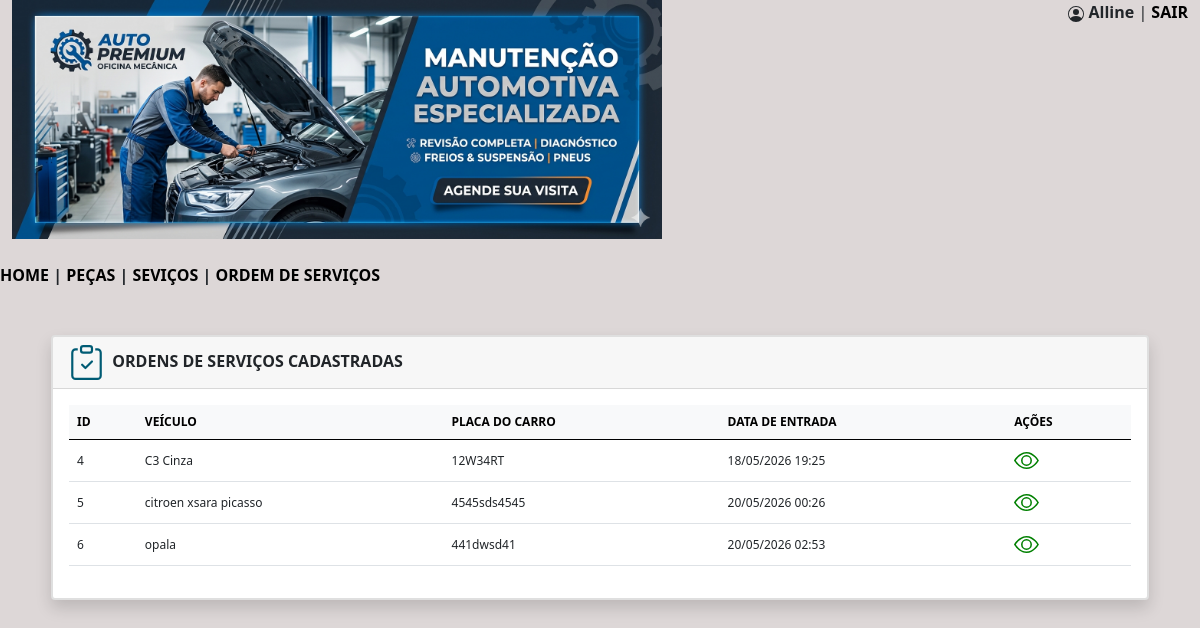
The app's page /mecanica/ordens_mec.php (signed in) with its own data.
### tables this page shows
CREATE TABLE `ordens` (
  `id` int(11) NOT NULL,
  `nome_cliente` varchar(180) NOT NULL,
  `cpf` varchar(25) NOT NULL,
  `veiculo` varchar(100) NOT NULL,
  `placa` varchar(15) NOT NULL,
  `data_entrada` datetime NOT NULL,
  `data_saida` datetime NOT NULL,
  `status` tinyint(1) NOT NULL
);

### mecanica/ordens_mec.php (the view, shortened to what this page needs)
<!DOCTYPE html>
<html lang="pt-br">
    <head>
        <link href="https://cdn.jsdelivr.net/npm/bootstrap@5.0.2/dist/css/bootstrap.min.css" rel="stylesheet">
    </head>
    <body>
        <div class="container-fluid">
            <img src="imagens/banner.png" width="650">
            <?php
                echo "<div class='header'>";
                if (isset($_SESSION['nome'])) {
                    $nome = $_SESSION['nome'];
                    echo "<svg xmlns='http://www.w3.org/2000/svg' width='16' height='16' fill='currentColor' class='bi bi-person-circle' viewBox='0 0 16 16'>
                        <path d='M11 6a3 3 0 1 1-6 0 3 3 0 0 1 6 0'/>
                        <path fill-rule='evenodd' d='M0 8a8 8 0 1 1 16 0A8 8 0 0 1 0 8m8-7a7 7 0 0 0-5.468 11.37C3.242 11.226 4.805 10 8 10s4.757 1.225 5.468 2.37A7 7 0 0 0 8 1'/>
                        </svg>&nbsp;<b>".$nome."</b> | <a href='sair.php' style='color: black; text-decoration: none; font-weight: bold;'>SAIR</a>";
                }
                echo "</div>";
            ?>
        </div>
        <br/>
        <nav>
            <?php
                include 'menu.php';
            ?>
        </nav>
        <br/>
        <br/>
        <div class="row justify-content-center">
            <div class="col-md-11 mb-4">
                <div class="card shadow border-2">
                    <div class="card-header">
                        &nbsp;&nbsp;<b>ORDENS DE SERVIÇOS CADASTRADAS</b>
                    </div>
                    <div class="card-body">
                        <?php
                            include 'conecta.php';
                            $sql = "SELECT id, veiculo, placa, DATE_FORMAT(data_entrada, '%d/%m/%Y %H:%i') AS data_fentrada FROM ordens WHERE status = 0 ORDER BY data_entrada";
                            $consulta = $pdo->query($sql);
                            $listaordens = $consulta->fetchAll(PDO::FETCH_ASSOC);
                            if (count($listaordens) > 0) {
                                echo "<table class='table table-hover align-middle'>";
                                echo "<thead class='table-light'>
                                        <tr>
                                            <th>ID</th>
                                            <th>VEÍCULO</th>
                                            <th>PLACA DO CARRO</th>
                                            <th>DATA DE ENTRADA</th>
                                            <th>AÇÕES</th>
                                        </tr>
                                    </thead>";
                                echo "<tbody>";
                                foreach ($listaordens as $item) {
                                    $id = $item['id'];
                                    echo "<tr>";
                                        echo "<td>".htmlspecialchars($item['id'])."</td>";
                                        echo "<td>".htmlspecialchars($item['veiculo'])."</td>";
                                        echo "<td>".htmlspecialchars($item['placa'])."</td>";
                                        echo "<td>".htmlspecialchars($item['data_fentrada'])."</td>";
                                        echo "<td><a href='#' data-bs-toggle='modal' data-bs-target='#modalVisualizar' data-id='$id' title='Visualizar Ordem' class='me-1'><svg xmlns='http://www.w3.org/2000/svg' width='25' height='25' fill='green' class='bi bi-eye' viewBox='0 0 16 16'>
                                            <path d='M16 8s-3-5.5-8-5.5S0 8 0 8s3 5.5 8 5.5S16 8 16 8M1.173 8a13 13 0 0 1 1.66-2.043C4.12 4.668 5.88 3.5 8 3.5s3.879 1.168 5.168 2.457A13 13 0 0 1 14.828 8q-.086.13-.195.288c-.335.48-.83 1.12-1.465 1.755C11.879 11.332 10.119 12.5 8 12.5s-3.879-1.168-5.168-2.457A13 13 0 0 1 1.172 8z'/>
                                            <path d='M8 5.5a2.5 2.5 0 1 0 0 5 2.5 2.5 0 0 0 0-5M4.5 8a3.5 3.5 0 1 1 7 0 3.5 3.5 0 0 1-7 0'/>
                                            </svg></a> ";
                                    echo "</tr>";
                                }
                                echo "</tbody>";
                                echo "</table>";
                            }
                            else {
                                echo "<p><font color='red'><b>NÃO EXISTE ORDENS DE SERVIÇOS CADASTRADAS NO MOMENTO!</b></font></p>";
                            }
                        ?>
                    </div>
                </div>
            </div>
        </div>
    </body>
</html>

### mecanica/ordens_mec.php (style rules this page uses)
body { background-color: #ddd7d7; }
.header { float: right; }
table { font-size: 12px; }

### records on screen
ordens: id "4", veiculo "C3 Cinza", placa "12W34RT", data_fentrada "18/05/2026 19:25"
ordens: id "5", veiculo "citroen xsara picasso", placa "4545sds4545", data_fentrada "20/05/2026 00:26"
ordens: id "6", veiculo "opala", placa "441dwsd41", data_fentrada "20/05/2026 02:53"

### other values on screen
$nome "Alline"
